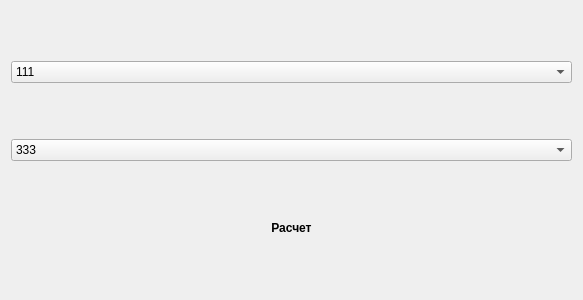
<?xml version="1.0" encoding="UTF-8"?>
<ui version="4.0">
 <class>Form</class>
 <widget class="QWidget" name="Form">
  <property name="geometry">
   <rect>
    <x>0</x>
    <y>0</y>
    <width>583</width>
    <height>300</height>
   </rect>
  </property>
  <property name="windowTitle">
   <string>Form</string>
  </property>
  <layout class="QGridLayout" name="gridLayout">
   <item row="1" column="0">
    <widget class="QComboBox" name="comboBox_2">
     <item>
      <property name="text">
       <string>333</string>
      </property>
     </item>
     <item>
      <property name="text">
       <string>444</string>
      </property>
     </item>
    </widget>
   </item>
   <item row="0" column="0">
    <widget class="QComboBox" name="comboBox">
     <item>
      <property name="text">
       <string>111</string>
      </property>
     </item>
     <item>
      <property name="text">
       <string>222</string>
      </property>
     </item>
    </widget>
   </item>
   <item row="2" column="0">
    <widget class="QPushButton" name="pushButton_10">
     <property name="sizePolicy">
      <sizepolicy hsizetype="Expanding" vsizetype="Fixed">
       <horstretch>0</horstretch>
       <verstretch>0</verstretch>
      </sizepolicy>
     </property>
     <property name="minimumSize">
      <size>
       <width>0</width>
       <height>22</height>
      </size>
     </property>
     <property name="maximumSize">
      <size>
       <width>16777215</width>
       <height>22</height>
      </size>
     </property>
     <property name="font">
      <font>
       <weight>75</weight>
       <bold>true</bold>
      </font>
     </property>
     <property name="styleSheet">
      <string notr="true"/>
     </property>
     <property name="text">
      <string>Расчет</string>
     </property>
     <property name="shortcut">
      <string>Return</string>
     </property>
     <property name="checkable">
      <bool>false</bool>
     </property>
     <property name="default">
      <bool>true</bool>
     </property>
     <property name="flat">
      <bool>true</bool>
     </property>
    </widget>
   </item>
  </layout>
 </widget>
 <resources/>
 <connections>
  <connection>
   <sender>comboBox</sender>
   <signal>currentIndexChanged(int)</signal>
   <receiver>comboBox_2</receiver>
   <slot>setCurrentIndex(int)</slot>
   <hints>
    <hint type="sourcelabel">
     <x>225</x>
     <y>80</y>
    </hint>
    <hint type="destinationlabel">
     <x>231</x>
     <y>158</y>
    </hint>
   </hints>
  </connection>
  <connection>
   <sender>comboBox_2</sender>
   <signal>currentIndexChanged(int)</signal>
   <receiver>comboBox</receiver>
   <slot>setCurrentIndex(int)</slot>
   <hints>
    <hint type="sourcelabel">
     <x>326</x>
     <y>158</y>
    </hint>
    <hint type="destinationlabel">
     <x>348</x>
     <y>80</y>
    </hint>
   </hints>
  </connection>
  <connection>
   <sender>comboBox</sender>
   <signal>activated(QString)</signal>
   <receiver>pushButton_10</receiver>
   <slot>animateClick()</slot>
   <hints>
    <hint type="sourcelabel">
     <x>301</x>
     <y>70</y>
    </hint>
    <hint type="destinationlabel">
     <x>294</x>
     <y>230</y>
    </hint>
   </hints>
  </connection>
 </connections>
</ui>
